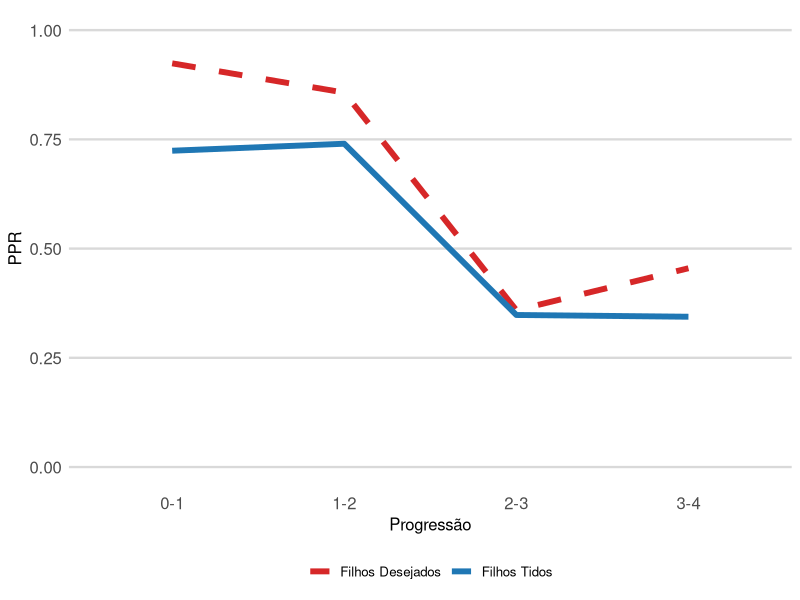

R code for this plot:
library(ggplot2)
library(dplyr)
library(tidyr)

# -----------------------------
# 1) Dados (Funcionárias públicas 40–49)
# -----------------------------
dados_td <- data.frame(
  progressao = c("0-1", "1-2", "2-3", "3-4"),
  atual    = c(0.724, 0.740, 0.348, 0.344),
  desejado = c(0.924, 0.857, 0.359, 0.455)
)

progressao_levels <- c("0-1", "1-2", "2-3", "3-4")

# -----------------------------
# 2) Long format
# -----------------------------
dados_long <- dados_td %>%
  pivot_longer(
    cols = c(atual, desejado),
    names_to = "serie",
    values_to = "PPR"
  ) %>%
  mutate(
    progressao = factor(progressao, levels = progressao_levels),
    serie = dplyr::recode(
      serie,
      atual = "Filhos Tidos",
      desejado = "Filhos Desejados"
    )
  )

# -----------------------------
# 3) Estilo (igual ao exemplo)
# -----------------------------
linhas <- c("Filhos Tidos" = "solid", "Filhos Desejados" = "dashed")
cores  <- c("Filhos Tidos" = "#1f77b4", "Filhos Desejados" = "#d62728")  # azul e vermelho

ggplot(
  dados_long,
  aes(
    x = progressao,
    y = PPR,
    color = serie,
    linetype = serie,
    group = serie
  )
) +
  geom_line(linewidth = 2.0) +             # linha mais grossa
  scale_color_manual(values = cores) +
  scale_linetype_manual(values = linhas) +
  coord_cartesian(ylim = c(0, 1)) +
  scale_y_continuous(breaks = seq(0, 1, 0.25)) +
  labs(
    x = "Progressão",
    y = "PPR",
    color = NULL,
    linetype = NULL
  ) +
  theme_minimal(base_size = 12) +
  theme(
    # grade bem clarinha e só horizontal
    panel.grid.major.x = element_blank(),
    panel.grid.minor.x = element_blank(),
    panel.grid.minor.y = element_blank(),
    panel.grid.major.y = element_line(color = "grey85", linewidth = 0.8),
    
    # eixos e textos como no exemplo
    axis.title.x = element_text(size = 12),
    axis.title.y = element_text(size = 12),
    axis.text = element_text(size = 12),
    
    # legenda fora (se quiser igual ao exemplo sem legenda, muda pra "none")
    legend.position = "bottom"
  )
